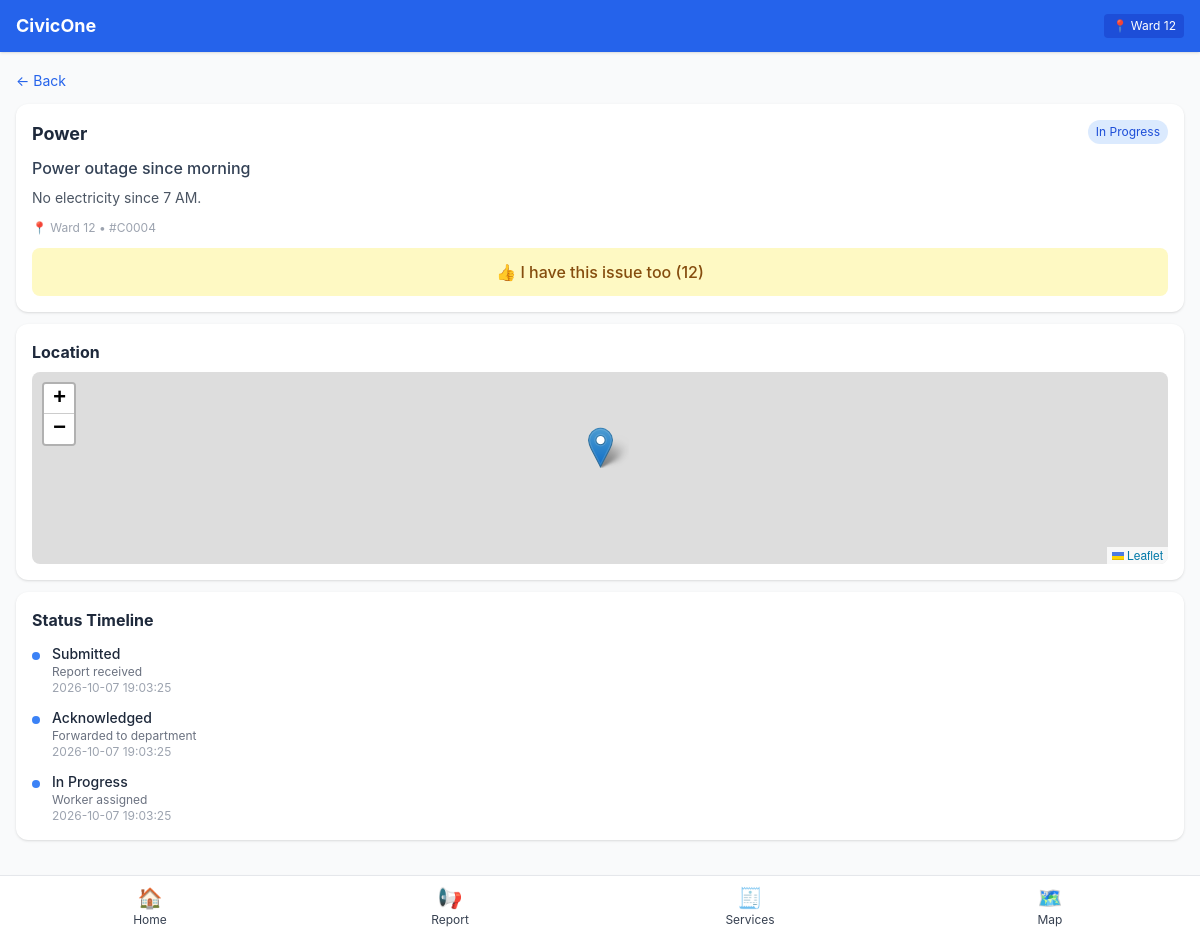
Page /reports/4 on the earlier database version.
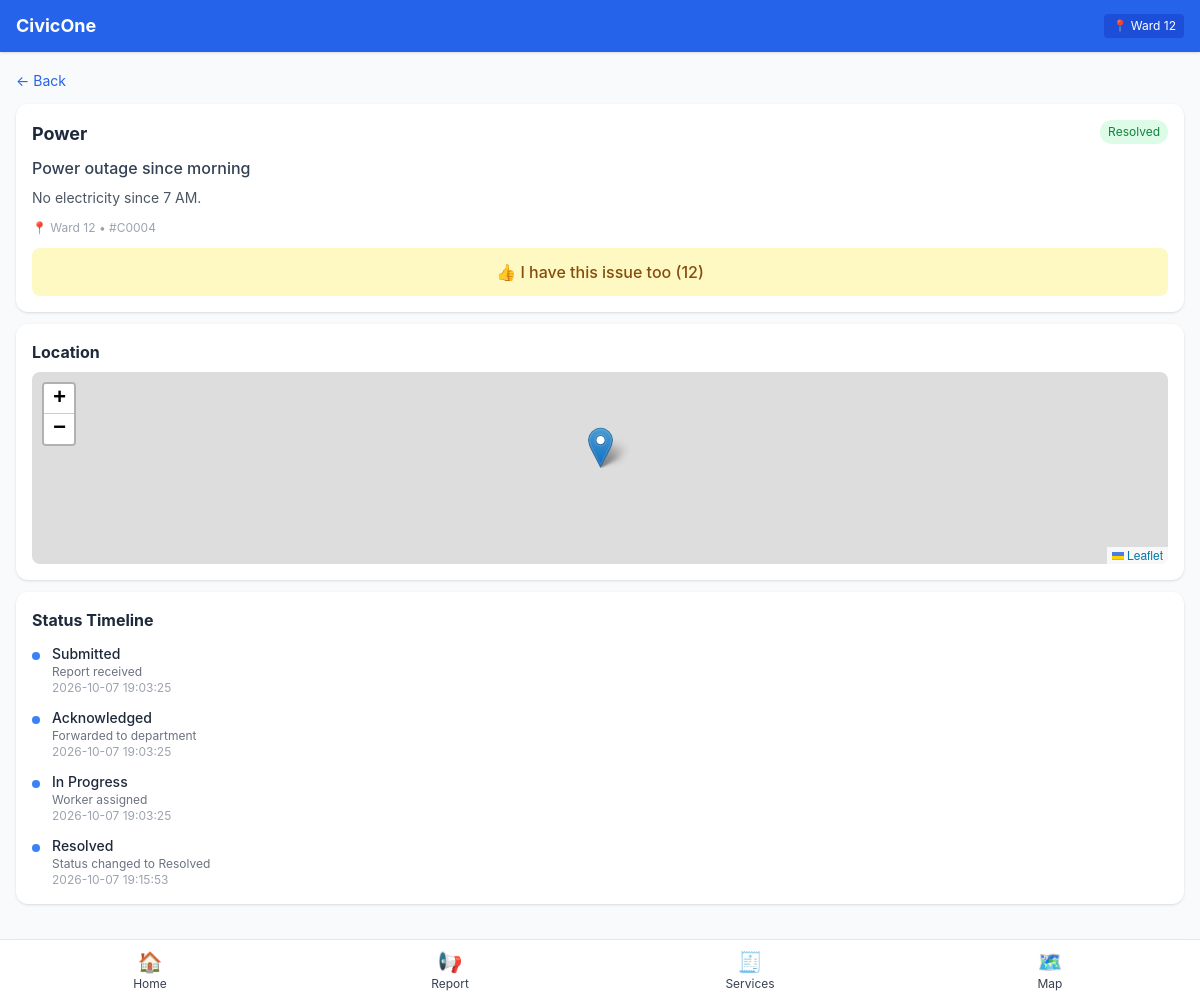
Same page on the later database version.
### tables this page shows
CREATE TABLE report (
  id INTEGER PRIMARY KEY AUTOINCREMENT,
  category TEXT NOT NULL,
  title TEXT NOT NULL,
  description TEXT,
  photo TEXT,
  resolution_photo TEXT,
  lat REAL,
  lng REAL,
  ward TEXT DEFAULT 'Ward 12',
  status TEXT DEFAULT 'Submitted',
  upvotes INTEGER DEFAULT 0,
  created_at TIMESTAMP DEFAULT CURRENT_TIMESTAMP
);

CREATE TABLE status_log (
  id INTEGER PRIMARY KEY AUTOINCREMENT,
  report_id INTEGER NOT NULL,
  status TEXT NOT NULL,
  note TEXT,
  timestamp TIMESTAMP DEFAULT CURRENT_TIMESTAMP
);

### app.py (the view)
@app.route("/reports/<int:rid>")
def report_detail(rid):
    db = get_db()
    r = db.execute("SELECT * FROM report WHERE id=?", (rid,)).fetchone()
    logs = db.execute("SELECT * FROM status_log WHERE report_id=? ORDER BY id", (rid,)).fetchall()
    db.close()
    if not r:
        return "Not found", 404
    return render_template("report_detail.html", r=r, logs=logs)

### app.py (called while the page is built)
@app.template_filter("status_class")
def status_class_filter(status):
    if status == "Resolved":
        return "bg-green-100 text-green-700"
    if status == "In Progress":
        return "bg-blue-100 text-blue-700"
    if status == "Acknowledged":
        return "bg-yellow-100 text-yellow-700"
    if status == "Rejected":
        return "bg-red-100 text-red-700"
    return "bg-orange-100 text-orange-700"

def get_db():
    conn = sqlite3.connect(DB_PATH)
    conn.row_factory = sqlite3.Row
    return conn

### templates/report_detail.html (shortened to what this page needs)
{% extends "base_mobile.html" %}
{% block content %}
<div class="p-4">
  <a href="/reports" class="text-blue-600 text-sm">← Back</a>
  <div class="bg-white rounded-xl shadow p-4 mt-3">
    <div class="flex justify-between items-start">
      <h2 class="font-bold capitalize text-slate-800 text-lg">{{ r.category }}</h2>
      <span class="text-xs px-2 py-1 rounded-full {{ status_class(r.status) }}">{{ r.status }}</span>
    </div>
    <div class="text-slate-700 mt-2 font-medium">{{ r.title }}</div>
    <div class="text-sm text-gray-600 mt-2">{{ r.description }}</div>
    <div class="text-xs text-gray-400 mt-3">📍 {{ r.ward }} • #C{{ '%04d' % r.id }}</div>
    <button onclick="upvote({{ r.id }})" class="w-full mt-3 bg-yellow-100 text-yellow-800 p-3 rounded-lg font-medium tap">
      👍 I have this issue too (<span id="upvotes">{{ r.upvotes }}</span>)
    </button>
  </div>
  <div class="bg-white rounded-xl shadow p-4 mt-3">
    <h3 class="font-bold text-slate-800 mb-2">Location</h3>
    <div id="map" class="w-full h-48 rounded-lg"></div>
  </div>
  <div class="bg-white rounded-xl shadow p-4 mt-3">
    <h3 class="font-bold text-slate-800 mb-3">Status Timeline</h3>
    <div class="space-y-3">
      {% for l in logs %}
      <div class="flex gap-3">
        <div class="w-2 h-2 mt-2 rounded-full bg-blue-500"></div>
        <div class="flex-1">
          <div class="font-medium text-sm text-slate-800">{{ l.status }}</div>
          <div class="text-xs text-gray-500">{{ l.note }}</div>
          <div class="text-xs text-gray-400">{{ l.timestamp }}</div>
        </div>
      </div>
      {% endfor %}
    </div>
  </div>
</div>
{% endblock %}

Differences in the rows shown:
changed report "Power": status "In Progress" → "Resolved"
added status_log: status "Resolved", note "Status changed to Resolved", timestamp "2026-10-07 19:15:53"
